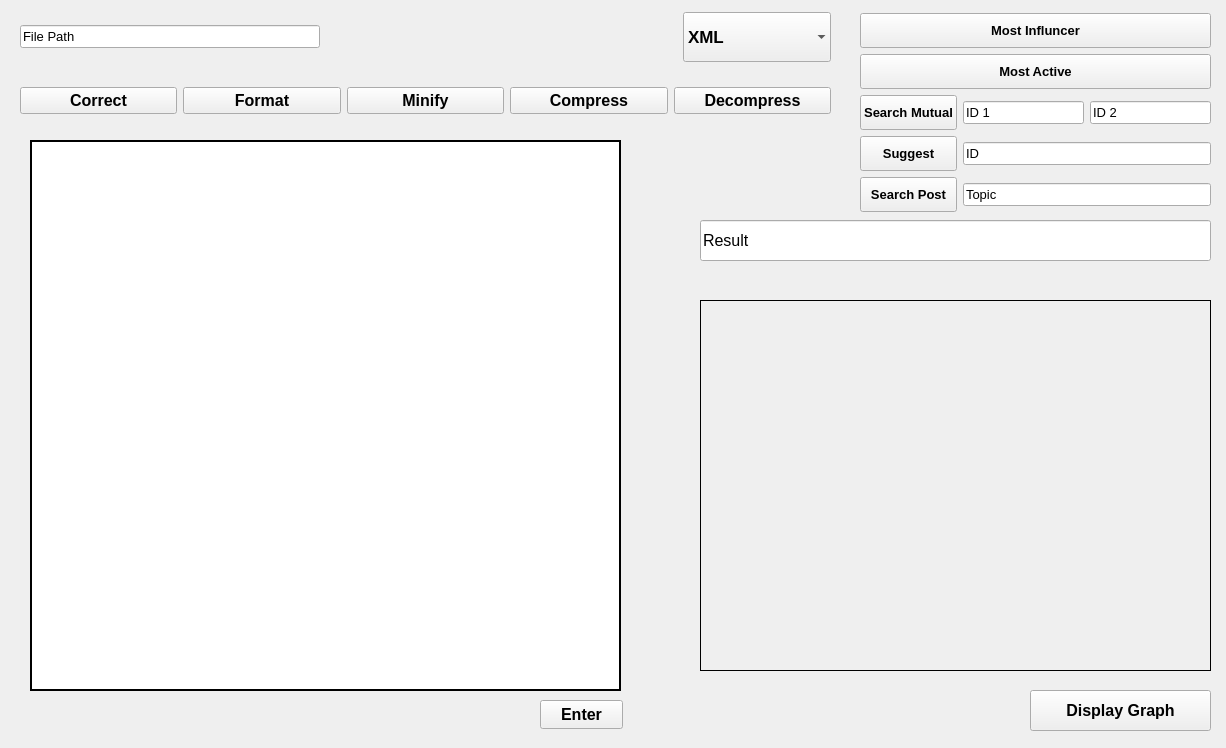
<?xml version="1.0" encoding="UTF-8"?>
<ui version="4.0">
 <class>MainWindow</class>
 <widget class="QMainWindow" name="MainWindow">
  <property name="geometry">
   <rect>
    <x>0</x>
    <y>0</y>
    <width>1226</width>
    <height>748</height>
   </rect>
  </property>
  <property name="palette">
   <palette>
    <active>
     <colorrole role="Light">
      <brush brushstyle="SolidPattern">
       <color alpha="255">
        <red>255</red>
        <green>255</green>
        <blue>255</blue>
       </color>
      </brush>
     </colorrole>
    </active>
    <inactive>
     <colorrole role="Light">
      <brush brushstyle="SolidPattern">
       <color alpha="255">
        <red>255</red>
        <green>255</green>
        <blue>255</blue>
       </color>
      </brush>
     </colorrole>
    </inactive>
    <disabled>
     <colorrole role="Light">
      <brush brushstyle="SolidPattern">
       <color alpha="255">
        <red>255</red>
        <green>255</green>
        <blue>255</blue>
       </color>
      </brush>
     </colorrole>
    </disabled>
   </palette>
  </property>
  <property name="font">
   <font>
    <pointsize>10</pointsize>
   </font>
  </property>
  <property name="windowTitle">
   <string>MainWindow</string>
  </property>
  <property name="styleSheet">
   <string notr="true"/>
  </property>
  <widget class="QWidget" name="centralwidget">
   <property name="styleSheet">
    <string notr="true"/>
   </property>
   <widget class="QPushButton" name="Graph">
    <property name="geometry">
     <rect>
      <x>1030</x>
      <y>690</y>
      <width>181</width>
      <height>41</height>
     </rect>
    </property>
    <property name="font">
     <font>
      <family>SansSerif</family>
      <pointsize>12</pointsize>
      <bold>true</bold>
     </font>
    </property>
    <property name="text">
     <string>Display Graph</string>
    </property>
    <property name="icon">
     <iconset>
      <normaloff>E:/downloads/data-analytics.png</normaloff>E:/downloads/data-analytics.png</iconset>
    </property>
    <property name="iconSize">
     <size>
      <width>30</width>
      <height>30</height>
     </size>
    </property>
   </widget>
   <widget class="QLabel" name="graphpic">
    <property name="geometry">
     <rect>
      <x>700</x>
      <y>300</y>
      <width>511</width>
      <height>371</height>
     </rect>
    </property>
    <property name="frameShape">
     <enum>QFrame::Box</enum>
    </property>
    <property name="text">
     <string/>
    </property>
   </widget>
   <widget class="QPlainTextEdit" name="input_text">
    <property name="geometry">
     <rect>
      <x>30</x>
      <y>140</y>
      <width>591</width>
      <height>551</height>
     </rect>
    </property>
    <property name="frameShape">
     <enum>QFrame::Panel</enum>
    </property>
    <property name="frameShadow">
     <enum>QFrame::Plain</enum>
    </property>
    <property name="lineWidth">
     <number>2</number>
    </property>
    <property name="midLineWidth">
     <number>0</number>
    </property>
    <property name="backgroundVisible">
     <bool>false</bool>
    </property>
   </widget>
   <widget class="QPushButton" name="enter">
    <property name="geometry">
     <rect>
      <x>540</x>
      <y>700</y>
      <width>83</width>
      <height>29</height>
     </rect>
    </property>
    <property name="font">
     <font>
      <family>SansSerif</family>
      <pointsize>12</pointsize>
      <bold>true</bold>
     </font>
    </property>
    <property name="text">
     <string>Enter</string>
    </property>
   </widget>
   <widget class="QWidget" name="horizontalLayoutWidget">
    <property name="geometry">
     <rect>
      <x>20</x>
      <y>10</y>
      <width>811</width>
      <height>54</height>
     </rect>
    </property>
    <layout class="QHBoxLayout" name="horizontalLayout">
     <property name="spacing">
      <number>7</number>
     </property>
     <property name="sizeConstraint">
      <enum>QLayout::SetDefaultConstraint</enum>
     </property>
     <item>
      <widget class="QLineEdit" name="Path">
       <property name="maximumSize">
        <size>
         <width>300</width>
         <height>16777215</height>
        </size>
       </property>
       <property name="text">
        <string>File Path</string>
       </property>
       <property name="frame">
        <bool>true</bool>
       </property>
       <property name="readOnly">
        <bool>false</bool>
       </property>
       <property name="clearButtonEnabled">
        <bool>false</bool>
       </property>
      </widget>
     </item>
     <item>
      <widget class="QPushButton" name="insert">
       <property name="maximumSize">
        <size>
         <width>60</width>
         <height>16777215</height>
        </size>
       </property>
       <property name="text">
        <string/>
       </property>
       <property name="icon">
        <iconset>
         <normaloff>E:/downloads/search.png</normaloff>E:/downloads/search.png</iconset>
       </property>
       <property name="iconSize">
        <size>
         <width>45</width>
         <height>45</height>
        </size>
       </property>
       <property name="flat">
        <bool>true</bool>
       </property>
      </widget>
     </item>
     <item>
      <widget class="QPushButton" name="undo">
       <property name="minimumSize">
        <size>
         <width>60</width>
         <height>0</height>
        </size>
       </property>
       <property name="maximumSize">
        <size>
         <width>50</width>
         <height>45</height>
        </size>
       </property>
       <property name="text">
        <string/>
       </property>
       <property name="icon">
        <iconset>
         <normaloff>E:/downloads/undo.png</normaloff>E:/downloads/undo.png</iconset>
       </property>
       <property name="iconSize">
        <size>
         <width>45</width>
         <height>45</height>
        </size>
       </property>
       <property name="flat">
        <bool>true</bool>
       </property>
      </widget>
     </item>
     <item>
      <widget class="QPushButton" name="redo">
       <property name="minimumSize">
        <size>
         <width>60</width>
         <height>0</height>
        </size>
       </property>
       <property name="maximumSize">
        <size>
         <width>60</width>
         <height>16777215</height>
        </size>
       </property>
       <property name="text">
        <string/>
       </property>
       <property name="icon">
        <iconset>
         <normaloff>E:/downloads/redo.png</normaloff>E:/downloads/redo.png</iconset>
       </property>
       <property name="iconSize">
        <size>
         <width>45</width>
         <height>45</height>
        </size>
       </property>
       <property name="flat">
        <bool>true</bool>
       </property>
      </widget>
     </item>
     <item>
      <widget class="QPushButton" name="save">
       <property name="enabled">
        <bool>true</bool>
       </property>
       <property name="palette">
        <palette>
         <active>
          <colorrole role="Button">
           <brush brushstyle="SolidPattern">
            <color alpha="255">
             <red>105</red>
             <green>152</green>
             <blue>195</blue>
            </color>
           </brush>
          </colorrole>
         </active>
         <inactive>
          <colorrole role="Button">
           <brush brushstyle="SolidPattern">
            <color alpha="255">
             <red>105</red>
             <green>152</green>
             <blue>195</blue>
            </color>
           </brush>
          </colorrole>
         </inactive>
         <disabled>
          <colorrole role="Button">
           <brush brushstyle="SolidPattern">
            <color alpha="255">
             <red>105</red>
             <green>152</green>
             <blue>195</blue>
            </color>
           </brush>
          </colorrole>
         </disabled>
        </palette>
       </property>
       <property name="font">
        <font>
         <pointsize>11</pointsize>
        </font>
       </property>
       <property name="text">
        <string/>
       </property>
       <property name="icon">
        <iconset>
         <normaloff>E:/downloads/diskette (1).png</normaloff>E:/downloads/diskette (1).png</iconset>
       </property>
       <property name="iconSize">
        <size>
         <width>45</width>
         <height>45</height>
        </size>
       </property>
       <property name="autoDefault">
        <bool>false</bool>
       </property>
       <property name="default">
        <bool>false</bool>
       </property>
       <property name="flat">
        <bool>true</bool>
       </property>
      </widget>
     </item>
     <item>
      <widget class="QComboBox" name="comboBox">
       <property name="minimumSize">
        <size>
         <width>120</width>
         <height>50</height>
        </size>
       </property>
       <property name="maximumSize">
        <size>
         <width>150</width>
         <height>16777215</height>
        </size>
       </property>
       <property name="font">
        <font>
         <pointsize>13</pointsize>
         <bold>true</bold>
        </font>
       </property>
       <property name="styleSheet">
        <string notr="true"/>
       </property>
       <property name="currentIndex">
        <number>0</number>
       </property>
       <property name="iconSize">
        <size>
         <width>45</width>
         <height>45</height>
        </size>
       </property>
       <property name="frame">
        <bool>false</bool>
       </property>
       <item>
        <property name="text">
         <string>XML</string>
        </property>
        <property name="icon">
         <iconset>
          <normaloff>E:/downloads/xml (1).png</normaloff>E:/downloads/xml (1).png</iconset>
        </property>
       </item>
       <item>
        <property name="text">
         <string>Json</string>
        </property>
        <property name="icon">
         <iconset>
          <normaloff>E:/downloads/json-file.png</normaloff>E:/downloads/json-file.png</iconset>
        </property>
       </item>
      </widget>
     </item>
    </layout>
   </widget>
   <widget class="QWidget" name="horizontalLayoutWidget_2">
    <property name="geometry">
     <rect>
      <x>20</x>
      <y>80</y>
      <width>811</width>
      <height>41</height>
     </rect>
    </property>
    <layout class="QHBoxLayout" name="horizontalLayout_2">
     <item>
      <widget class="QPushButton" name="correct">
       <property name="font">
        <font>
         <family>SansSerif</family>
         <pointsize>12</pointsize>
         <bold>true</bold>
        </font>
       </property>
       <property name="text">
        <string>Correct</string>
       </property>
      </widget>
     </item>
     <item>
      <widget class="QPushButton" name="Format">
       <property name="font">
        <font>
         <family>SansSerif</family>
         <pointsize>12</pointsize>
         <italic>false</italic>
         <bold>true</bold>
        </font>
       </property>
       <property name="text">
        <string>Format</string>
       </property>
      </widget>
     </item>
     <item>
      <widget class="QPushButton" name="Minify">
       <property name="font">
        <font>
         <family>SansSerif</family>
         <pointsize>12</pointsize>
         <italic>false</italic>
         <bold>true</bold>
        </font>
       </property>
       <property name="text">
        <string>Minify</string>
       </property>
      </widget>
     </item>
     <item>
      <widget class="QPushButton" name="Compress">
       <property name="font">
        <font>
         <family>SansSerif</family>
         <pointsize>12</pointsize>
         <italic>false</italic>
         <bold>true</bold>
        </font>
       </property>
       <property name="text">
        <string>Compress</string>
       </property>
      </widget>
     </item>
     <item>
      <widget class="QPushButton" name="Decompress">
       <property name="font">
        <font>
         <family>SansSerif</family>
         <pointsize>12</pointsize>
         <italic>false</italic>
         <bold>true</bold>
         <strikeout>false</strikeout>
         <kerning>true</kerning>
        </font>
       </property>
       <property name="autoFillBackground">
        <bool>false</bool>
       </property>
       <property name="styleSheet">
        <string notr="true"/>
       </property>
       <property name="text">
        <string>Decompress</string>
       </property>
       <property name="flat">
        <bool>false</bool>
       </property>
      </widget>
     </item>
    </layout>
   </widget>
   <widget class="QWidget" name="gridLayoutWidget">
    <property name="geometry">
     <rect>
      <x>860</x>
      <y>10</y>
      <width>351</width>
      <height>205</height>
     </rect>
    </property>
    <layout class="QGridLayout" name="gridLayout">
     <property name="verticalSpacing">
      <number>3</number>
     </property>
     <item row="3" column="0">
      <widget class="QPushButton" name="suggest">
       <property name="minimumSize">
        <size>
         <width>0</width>
         <height>35</height>
        </size>
       </property>
       <property name="font">
        <font>
         <family>SansSerif</family>
         <pointsize>10</pointsize>
         <bold>true</bold>
        </font>
       </property>
       <property name="text">
        <string>Suggest</string>
       </property>
      </widget>
     </item>
     <item row="0" column="0" colspan="3">
      <widget class="QPushButton" name="most_influncer">
       <property name="minimumSize">
        <size>
         <width>0</width>
         <height>35</height>
        </size>
       </property>
       <property name="font">
        <font>
         <family>SansSerif</family>
         <pointsize>10</pointsize>
         <bold>true</bold>
        </font>
       </property>
       <property name="text">
        <string>Most Influncer</string>
       </property>
      </widget>
     </item>
     <item row="3" column="1" colspan="2">
      <widget class="QLineEdit" name="suggest_id">
       <property name="font">
        <font>
         <pointsize>10</pointsize>
         <bold>false</bold>
        </font>
       </property>
       <property name="text">
        <string>ID</string>
       </property>
      </widget>
     </item>
     <item row="2" column="2">
      <widget class="QLineEdit" name="mutual_2">
       <property name="text">
        <string>ID 2</string>
       </property>
      </widget>
     </item>
     <item row="2" column="0">
      <widget class="QPushButton" name="search_mutual">
       <property name="minimumSize">
        <size>
         <width>0</width>
         <height>35</height>
        </size>
       </property>
       <property name="font">
        <font>
         <family>SansSerif</family>
         <pointsize>10</pointsize>
         <bold>true</bold>
        </font>
       </property>
       <property name="text">
        <string>Search Mutual</string>
       </property>
      </widget>
     </item>
     <item row="2" column="1">
      <widget class="QLineEdit" name="mutual_1">
       <property name="text">
        <string>ID 1</string>
       </property>
      </widget>
     </item>
     <item row="1" column="0" colspan="3">
      <widget class="QPushButton" name="Most_active">
       <property name="minimumSize">
        <size>
         <width>0</width>
         <height>35</height>
        </size>
       </property>
       <property name="font">
        <font>
         <family>SansSerif</family>
         <pointsize>10</pointsize>
         <bold>true</bold>
        </font>
       </property>
       <property name="text">
        <string>Most Active</string>
       </property>
      </widget>
     </item>
     <item row="4" column="0">
      <widget class="QPushButton" name="Search_post">
       <property name="minimumSize">
        <size>
         <width>0</width>
         <height>35</height>
        </size>
       </property>
       <property name="font">
        <font>
         <family>SansSerif</family>
         <pointsize>10</pointsize>
         <bold>true</bold>
        </font>
       </property>
       <property name="text">
        <string>Search Post</string>
       </property>
      </widget>
     </item>
     <item row="4" column="1" colspan="2">
      <widget class="QLineEdit" name="post_search">
       <property name="text">
        <string>Topic</string>
       </property>
      </widget>
     </item>
    </layout>
   </widget>
   <widget class="QLineEdit" name="res">
    <property name="geometry">
     <rect>
      <x>700</x>
      <y>220</y>
      <width>511</width>
      <height>41</height>
     </rect>
    </property>
    <property name="font">
     <font>
      <family>SansSerif</family>
      <pointsize>12</pointsize>
     </font>
    </property>
    <property name="text">
     <string>Result</string>
    </property>
   </widget>
  </widget>
 </widget>
 <resources/>
 <connections/>
</ui>
